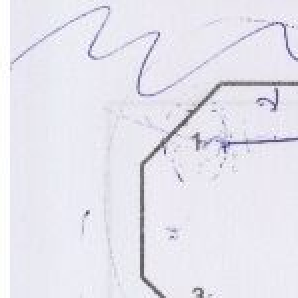
#> input picture out-multisearch04/hexagon_01.png, 149 x 149 px (shown 2 times larger); its folder holds 4 pictures in this run
$ python multimatch04.py out-multisearch04/hexagon_01.png out-multisearch04/hexagon_02.png   (Python 2 division)
#> lines starting #> are read from the running program, lines starting #| are printed output that depends on the picture; after the words box and inside, x2 and y2 are one past the last pixel; in counts of white or black regions, pixels touching at a corner belong together
import sys
import cv2
import numpy

outbasename = 'out-multisearch04/hexagon_%02d.png'

img = cv2.imread(sys.argv[1])
#> img is the input picture: shape (149, 149, 3); mean B, G, R 238.2, 229.3, 230.5
template = cv2.cvtColor(cv2.imread(sys.argv[2]), cv2.COLOR_BGR2GRAY)
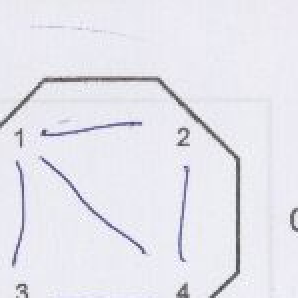
#> input picture out-multisearch04/hexagon_02.png, 149 x 149 px (shown 2 times larger)
#> template: shape (149, 149); min 67, max 255, mean 230.2
theight, twidth = template.shape[:2]
#> theight = 149; twidth = 149

# Binarize the input based on the saturation and value.
hsv = cv2.cvtColor(img, cv2.COLOR_BGR2HSV)
#> hsv: shape (149, 149, 3); mean H, S, V 121.9, 9.8, 238.2
saturation = hsv[:,:,1]
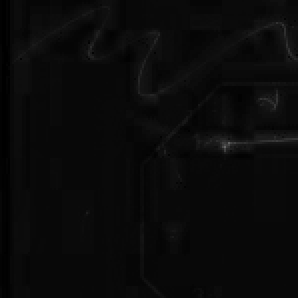
#> saturation: shape (149, 149) (shown 2 times larger); min 0, max 102, mean 9.8
value = hsv[:,:,2]
value[saturation > 35] = 255
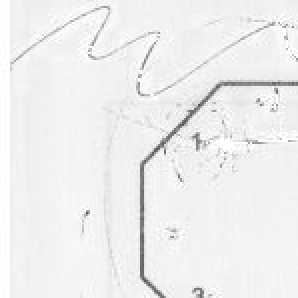
#> value: shape (149, 149) (shown 2 times larger); min 82, max 255, mean 238.8
value = cv2.threshold(value, 0, 255, cv2.THRESH_OTSU)[1]
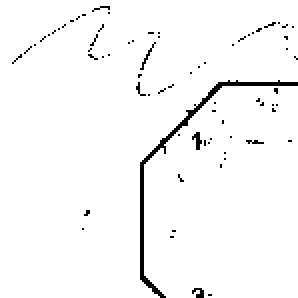
#> value: shape (149, 149) (shown 2 times larger); 97.2% white; black in thin lines or dots
# Pad the image.
value = 255 - cv2.copyMakeBorder(value, 3,3,3,3, cv2.BORDER_CONSTANT, value=255)
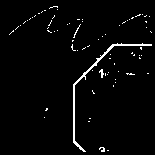
#> value: shape (155, 155); 2.6% white in thin lines or dots, all inside (x1, y1, x2, y2) = (9, 6, 152, 152)

# Discard small components.
img_clean = numpy.zeros(value.shape, dtype=numpy.uint8)
contours, _ = cv2.findContours(value, cv2.RETR_LIST, cv2.CHAIN_APPROX_SIMPLE)
#> contours = 73 contours, 72 with area under 20; largest, box (x1, y1, x2, y2) and area: (73, 43, 152, 152) 217
for i, c in enumerate(contours):
    area = cv2.contourArea(c)
    if area > 500:
        cv2.drawContours(img_clean, contours, i, 255, 2)
#> this loop made 73 passes
#> area on pass 32: 217
#> img_clean: shape (155, 155); every value is 0


match = cv2.matchTemplate(255-img_clean, template, cv2.TM_CCORR_NORMED)

# Filter matches.
threshold = 0.97
#threshold = 0.99
dist_threshold = twidth / 1.5
#> dist_threshold = 99.33
loc = numpy.where(match > threshold)
#> loc = 49 positions, rows 0 to 6, columns 0 to 6
ptlist = []
for pt in zip(*loc[::-1]):
    mindist = float('inf')
    for p in ptlist:
        dist = ((p[0] - pt[0]) ** 2 + (p[1] - pt[1]) ** 2) ** 0.5
        if dist < mindist:
            mindist = dist
    if mindist > dist_threshold:
        # Found a new hexagon.
        ptlist.append(list(pt))
#> this loop made 49 passes
#> pt on passes 1 to 12: (0, 0), (1, 0), (2, 0), (3, 0), (4, 0), (5, 0), (6, 0), (0, 1), (1, 1), (2, 1), (3, 1), (4, 1)
#> after the loop, ptlist = [[0, 0]]

# Adjust points.
ptlist = sorted(ptlist, key=lambda x: x[1])
for i in xrange(1, len(ptlist)):
    prev = ptlist[i - 1]
    curr = ptlist[i]
    if abs(curr[1] - prev[1]) < 5:
        y = min(curr[1], prev[1])
        curr[1] = y
        prev[1] = y
#> this loop made 0 passes

# Crop in raster order.
#> (the run stopped early here; a loop or call above may not have finished)
